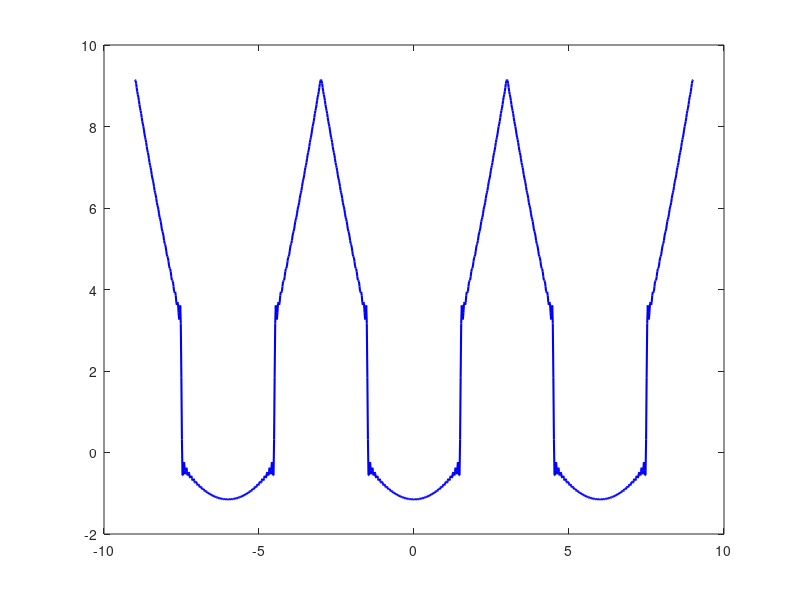

MATLAB code to generate this figure: (Note: this script raises an error after producing the figure.)
% Programmed in MATLAB
% A periodic Fourier series with the bounds (-9,9) when the step function
% is at x=1

numPtX = 1000; % number of points for x
nFourier = 75; % number of Fourier Terms
x = linspace(-9,9,numPtX);

c0 = 2.5875
c1 = zeros(1,nFourier);

f = c0*ones(1,numPtX);


for n=1:nFourier
    c1(n) =  (138*n*pi*sin(n*pi)+138*cos(n*pi)+138*cos(n*pi)-69*n*pi*sin((n*pi)/2)-138*cos((n*pi)/2))/(10*(pi^2)*(n^2)); %Fourier Cosine Coefficients
    fn = c1(n)*cos((n*pi*x)/3); %the Fourier Function of n
    f = f+fn;
end

plot(x,f,'b-','LineWidth',1.5);
hold on
xlabel('$x$','FontSize',16,'FontName','interpreter','latex');  
ylabel('$y$','FontSize',16,'FontName','interpreter','latex'); 
axis on; grid;
